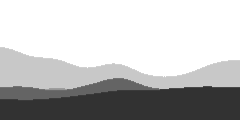
Frame 1 (no input)
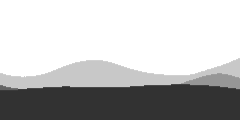
Frame 60 (the mouse pressed at the canvas centre just before this capture)
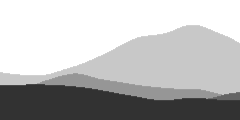
Frame 120 (the mouse held since frame 60 and released just before this capture)

The Processing sketch that drew these frames (run headless with seeded random() and noise(); from frame 60 on, the mouse is pressed at the canvas centre):

// Processing sketch: processing_3559
// ── processing_3559.pde

float p;void setup(){size(240,120);}void draw(){background(255);p+=.01;for(int i=0;i<4;i++){for(float x=0;x<width;x++){stroke(200-i*50);line(x,height,x,height-noise(10*i+p+x/width)*(height-20*i));}}}
